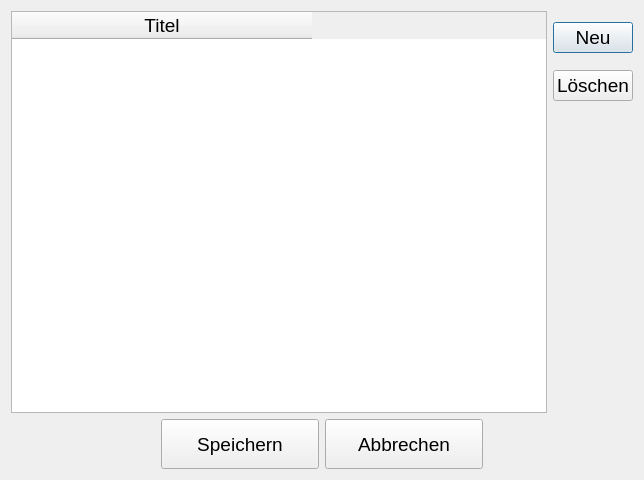
<?xml version="1.0" encoding="UTF-8"?>
<ui version="4.0">
 <class>Dialog</class>
 <widget class="QDialog" name="Dialog">
  <property name="geometry">
   <rect>
    <x>0</x>
    <y>0</y>
    <width>644</width>
    <height>480</height>
   </rect>
  </property>
  <property name="font">
   <font>
    <pointsize>14</pointsize>
   </font>
  </property>
  <property name="windowTitle">
   <string>Titel bearbeiten</string>
  </property>
  <layout class="QGridLayout" name="gridLayout_2">
   <item row="0" column="0">
    <layout class="QGridLayout" name="gridLayout">
     <item row="0" column="0">
      <widget class="QTableWidget" name="tableWidget">
       <property name="font">
        <font>
         <pointsize>14</pointsize>
        </font>
       </property>
       <property name="sortingEnabled">
        <bool>true</bool>
       </property>
       <attribute name="horizontalHeaderDefaultSectionSize">
        <number>300</number>
       </attribute>
       <attribute name="horizontalHeaderMinimumSectionSize">
        <number>100</number>
       </attribute>
       <column>
        <property name="text">
         <string>Titel</string>
        </property>
       </column>
      </widget>
     </item>
    </layout>
   </item>
   <item row="0" column="1">
    <layout class="QVBoxLayout" name="verticalLayout">
     <item>
      <widget class="QPushButton" name="btnNewRow">
       <property name="text">
        <string>Neu</string>
       </property>
      </widget>
     </item>
     <item>
      <widget class="QPushButton" name="btnDeleteRow">
       <property name="text">
        <string>Löschen</string>
       </property>
      </widget>
     </item>
     <item>
      <spacer name="verticalSpacer">
       <property name="orientation">
        <enum>Qt::Vertical</enum>
       </property>
       <property name="sizeType">
        <enum>QSizePolicy::Fixed</enum>
       </property>
       <property name="sizeHint" stdset="0">
        <size>
         <width>20</width>
         <height>300</height>
        </size>
       </property>
      </spacer>
     </item>
    </layout>
   </item>
   <item row="1" column="0" colspan="2">
    <layout class="QHBoxLayout" name="horizontalLayout">
     <item>
      <spacer name="horizontalSpacer">
       <property name="orientation">
        <enum>Qt::Horizontal</enum>
       </property>
       <property name="sizeType">
        <enum>QSizePolicy::Fixed</enum>
       </property>
       <property name="sizeHint" stdset="0">
        <size>
         <width>150</width>
         <height>20</height>
        </size>
       </property>
      </spacer>
     </item>
     <item>
      <widget class="QPushButton" name="btnSave">
       <property name="minimumSize">
        <size>
         <width>150</width>
         <height>50</height>
        </size>
       </property>
       <property name="font">
        <font>
         <pointsize>14</pointsize>
        </font>
       </property>
       <property name="text">
        <string>Speichern</string>
       </property>
      </widget>
     </item>
     <item>
      <widget class="QPushButton" name="btnCancel">
       <property name="minimumSize">
        <size>
         <width>150</width>
         <height>50</height>
        </size>
       </property>
       <property name="font">
        <font>
         <pointsize>14</pointsize>
        </font>
       </property>
       <property name="text">
        <string>Abbrechen</string>
       </property>
      </widget>
     </item>
     <item>
      <spacer name="horizontalSpacer_2">
       <property name="orientation">
        <enum>Qt::Horizontal</enum>
       </property>
       <property name="sizeType">
        <enum>QSizePolicy::Fixed</enum>
       </property>
       <property name="sizeHint" stdset="0">
        <size>
         <width>150</width>
         <height>20</height>
        </size>
       </property>
      </spacer>
     </item>
    </layout>
   </item>
  </layout>
 </widget>
 <resources/>
 <connections/>
</ui>
